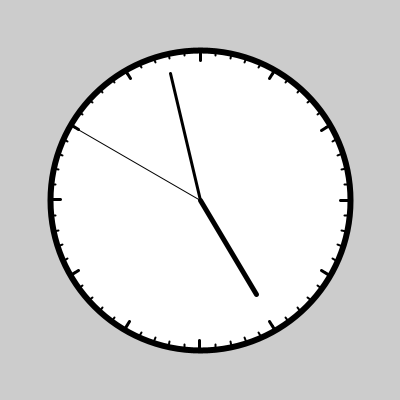
Frame 1 (no input)
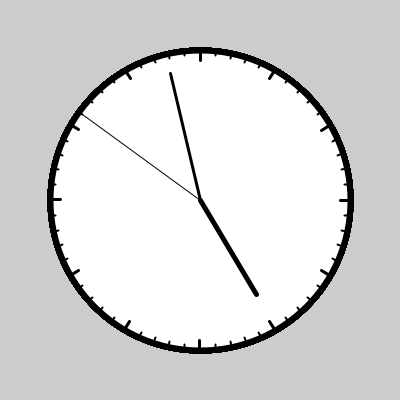
Frame 60 (the mouse pressed at the canvas centre just before this capture)
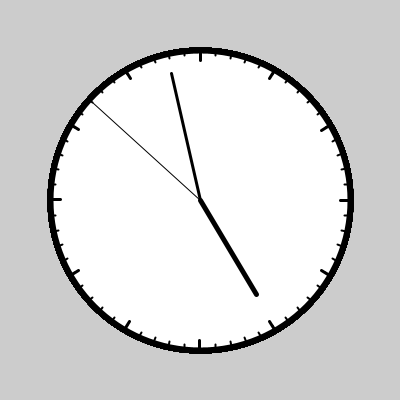
Frame 120 (the mouse held since frame 60 and released just before this capture)

The Processing sketch that drew these frames (run headless with seeded random() and noise(); from frame 60 on, the mouse is pressed at the canvas centre):

// Processing sketch: Kakunin
// ── Kakunin.pde

void setup(){
  size(400,400);
}
void draw(){
  translate(width/2,height/2);
  strokeWeight(6);
  ellipse(0,0,300,300);
  
  strokeWeight(2);
  int i;
  for(i=0; i<=60; i++) {
    line(cos(TWO_PI/60*i)*145,sin(TWO_PI/60*i)*145,cos(TWO_PI/60*i)*150,sin(TWO_PI/60*i)*150);
  }
  strokeWeight(3);
  for(i=0; i<=11; i++) {
    line(cos(TWO_PI/12*i)*140,sin(TWO_PI/12*i)*140,cos(TWO_PI/12*i)*150,sin(TWO_PI/12*i)*150);
  }
  float s = TWO_PI / 60 * second();
  strokeWeight(1);
  line(0,0,cos(s-PI/2)*145,sin(s-PI/2)*145);
  float m = TWO_PI / 60 * minute() + s / 60;
  strokeWeight(3);
  line(0,0,cos(m-PI/2)*130,sin(m-PI/2)*130);
  float h = TWO_PI / 12 * (hour() % 12) + m /12;
  strokeWeight(5);
  line(0,0,cos(h-PI/2)*110,sin(h-PI/2)*110);
}
